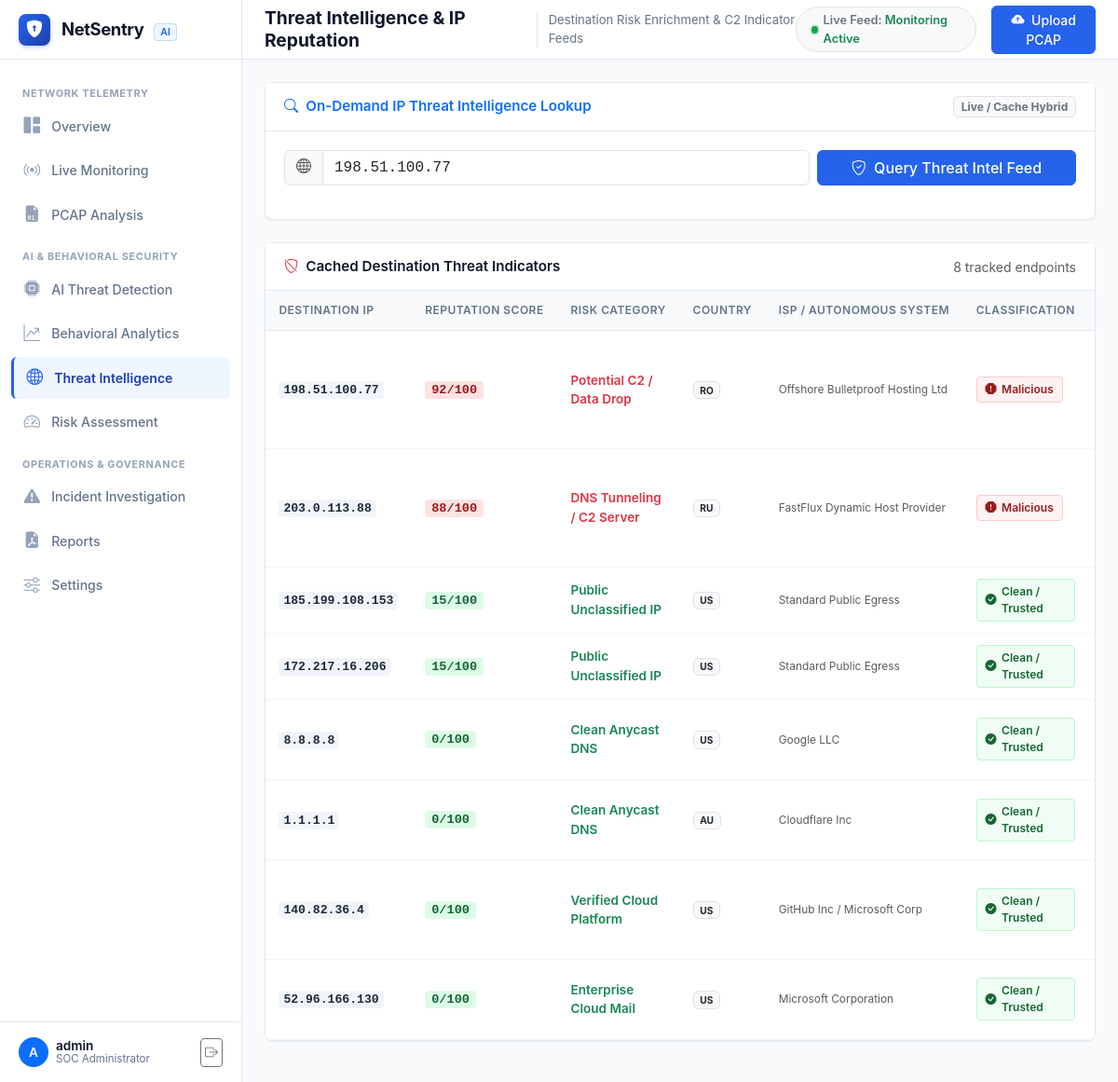
The page /threat-intelligence (signed in) on the database its author committed.
### tables this page shows
CREATE TABLE threat_intel (
        id INTEGER PRIMARY KEY AUTOINCREMENT,
        ip_address TEXT UNIQUE NOT NULL,
        reputation_score INTEGER NOT NULL DEFAULT 0,
        category TEXT DEFAULT 'Clean',
        country TEXT DEFAULT 'US',
        isp TEXT DEFAULT 'Unknown',
        is_known_malicious INTEGER DEFAULT 0,
        tags_json TEXT DEFAULT '[]',
        last_checked TIMESTAMP DEFAULT CURRENT_TIMESTAMP
    );

### app.py (the view)
@app.route('/threat-intelligence')
@login_required
def threat_intelligence():
    intel_records = query_db("SELECT * FROM threat_intel ORDER BY reputation_score DESC LIMIT 50")
    return render_template('threat_intelligence.html', active_page='threat_intel', intel_records=intel_records)

### app.py (called while the page is built)
def login_required(f):
    @wraps(f)
    def decorated_function(*args, **kwargs):
        if 'user_id' not in session:
            flash("Please sign in to access the NetSentry console.", "warning")
            return redirect(url_for('login', next=request.url))
        return f(*args, **kwargs)
    return decorated_function

### database/db.py (called while the page is built)
def get_db():
    conn = sqlite3.connect(Config.DATABASE_PATH, timeout=20.0)
    conn.row_factory = sqlite3.Row
    conn.execute("PRAGMA foreign_keys = ON")
    return conn

def query_db(query, args=(), one=False):
    conn = get_db()
    cur = conn.cursor()
    cur.execute(query, args)
    rv = cur.fetchall()
    cur.close()
    conn.close()
    return (rv[0] if rv else None) if one else rv

### templates/threat_intelligence.html (shortened to what this page needs)
{% extends "base.html" %}
{% block page_title %}Threat Intelligence & IP Reputation{% endblock %}
{% block page_subtitle %}Destination Risk Enrichment & C2 Indicator Feeds{% endblock %}
{% block content %}
<div class="card mb-4">
  <div class="card-header bg-white">
    <h3 class="card-title text-primary"><i class="bi bi-search text-primary"></i> On-Demand IP Threat Intelligence Lookup</h3>
    <span class="badge bg-light text-secondary border">Live / Cache Hybrid</span>
  </div>
  <div class="card-body">
    <form id="ipLookupForm" class="row g-2 align-items-center mb-3">
      <div class="col-md-8">
        <div class="input-group">
          <span class="input-group-text bg-light text-muted font-monospace"><i class="bi bi-globe"></i></span>
          <input type="text" id="lookupIpInput" class="form-control font-monospace" placeholder="Enter IP address (e.g. 198.51.100.77, 203.0.113.88, 8.8.8.8)" required value="198.51.100.77">
        </div>
      </div>
      <div class="col-md-4">
        <button type="submit" class="btn btn-ns-primary w-100">
          <i class="bi bi-shield-check me-1"></i> Query Threat Intel Feed
        </button>
      </div>
    </form>
  </div>
</div>
<div class="card">
  <div class="card-header d-flex justify-content-between align-items-center">
    <h3 class="card-title"><i class="bi bi-shield-slash text-danger"></i> Cached Destination Threat Indicators</h3>
    <span class="text-muted small">{{ intel_records|length }} tracked endpoints</span>
  </div>
  <div class="table-responsive">
    <table class="table table-hover align-middle">
      <thead>
        <tr>
          <th>Destination IP</th>
          <th>Reputation Score</th>
          <th>Risk Category</th>
          <th>Country</th>
          <th>ISP / Autonomous System</th>
          <th>Classification</th>
          <th>Threat Tags</th>
        </tr>
      </thead>
      <tbody>
        {% if intel_records %}
          {% for r in intel_records %}
            <tr>
              <td><span class="ip-badge font-monospace fw-bold">{{ r.ip_address }}</span></td>
              <td>
                <span class="risk-pill {% if r.reputation_score >= 70 %}critical{% elif r.reputation_score >= 40 %}medium{% else %}low{% endif %}">
                  {{ r.reputation_score }}/100
                </span>
              </td>
              <td class="fw-semibold {% if r.is_known_malicious %}text-danger{% else %}text-success{% endif %}">
                {{ r.category }}
              </td>
              <td><span class="badge bg-light text-dark border">{{ r.country }}</span></td>
              <td class="small text-muted">{{ r.isp }}</td>
              <td>
                {% if r.is_known_malicious %}
                  <span class="badge-severity critical"><i class="bi bi-exclamation-octagon-fill"></i> Malicious</span>
                {% else %}
                  <span class="badge-severity low"><i class="bi bi-check-circle-fill"></i> Clean / Trusted</span>
                {% endif %}
              </td>
              <td>
                {% set tags = r.tags_json | default('[]') %}
              </td>
            </tr>
          {% endfor %}
        {% else %}
          <tr>
            <td colspan="8" class="text-center py-4 text-muted">No threat intelligence records cached yet.</td>
          </tr>
        {% endif %}
      </tbody>
    </table>
  </div>
</div>
{% endblock %}

### templates/base.html (shortened to what this page needs)
<!DOCTYPE html>
<html lang="en">
<head>
  <link rel="stylesheet" href="{{ url_for('static', filename='vendor/bootstrap.min.css') }}">
  <link rel="stylesheet" href="{{ url_for('static', filename='vendor/bootstrap-icons.min.css') }}">
  <link rel="stylesheet" href="{{ url_for('static', filename='css/style.css') }}">
</head>
<body>
<div class="app-container">
  <aside class="app-sidebar">
    <a href="{{ url_for('overview') }}" class="sidebar-brand">
      <div class="brand-icon">
        <i class="bi bi-shield-lock-fill"></i>
      </div>
      <div>
        <span class="brand-text">NetSentry</span>
        <span class="brand-badge">AI</span>
      </div>
    </a>
    <ul class="sidebar-menu">
      <li class="menu-category">Network Telemetry</li>
      <li class="nav-item">
        <a href="{{ url_for('overview') }}" class="nav-link {% if active_page == 'overview' %}active{% endif %}">
          <i class="bi bi-grid-1x2-fill"></i> Overview
        </a>
      </li>
      <li class="nav-item">
        <a href="{{ url_for('live_monitoring') }}" class="nav-link {% if active_page == 'live' %}active{% endif %}">
          <i class="bi bi-broadcast"></i> Live Monitoring
        </a>
      </li>
      <li class="nav-item">
        <a href="{{ url_for('pcap_analysis') }}" class="nav-link {% if active_page == 'pcap' %}active{% endif %}">
          <i class="bi bi-file-earmark-binary-fill"></i> PCAP Analysis
        </a>
      </li>
      <li class="menu-category">AI & Behavioral Security</li>
      <li class="nav-item">
        <a href="{{ url_for('ai_threat_detection') }}" class="nav-link {% if active_page == 'ai_threats' %}active{% endif %}">
          <i class="bi bi-cpu-fill"></i> AI Threat Detection
        </a>
      </li>
      <li class="nav-item">
        <a href="{{ url_for('behavioral_analytics') }}" class="nav-link {% if active_page == 'behavioral' %}active{% endif %}">
          <i class="bi bi-graph-up-arrow"></i> Behavioral Analytics
        </a>
      </li>
      <li class="nav-item">
        <a href="{{ url_for('threat_intelligence') }}" class="nav-link {% if active_page == 'threat_intel' %}active{% endif %}">
          <i class="bi bi-globe2"></i> Threat Intelligence
        </a>
      </li>
      <li class="nav-item">
        <a href="{{ url_for('risk_assessment') }}" class="nav-link {% if active_page == 'risk' %}active{% endif %}">
          <i class="bi bi-speedometer2"></i> Risk Assessment
        </a>
      </li>
      <li class="menu-category">Operations & Governance</li>
      <li class="nav-item">
        <a href="{{ url_for('incidents') }}" class="nav-link {% if active_page == 'incidents' %}active{% endif %}">
          <i class="bi bi-exclamation-triangle-fill"></i> Incident Investigation
        </a>
      </li>
      <li class="nav-item">
        <a href="{{ url_for('reports_view') }}" class="nav-link {% if active_page == 'reports' %}active{% endif %}">
          <i class="bi bi-file-earmark-pdf-fill"></i> Reports
        </a>
      </li>
      <li class="nav-item">
        <a href="{{ url_for('settings_view') }}" class="nav-link {% if active_page == 'settings' %}active{% endif %}">
          <i class="bi bi-sliders"></i> Settings
        </a>
      </li>
    </ul>
    <div class="sidebar-footer">
      <div class="d-flex align-items-center justify-content-between">
        <div class="d-flex align-items-center">
          <div class="rounded-circle bg-primary text-white d-flex align-items-center justify-content-center me-2" style="width: 32px; height: 32px; font-size: 0.85rem; font-weight: 600;">
            {{ session.get('username', 'Admin')[0].upper() }}
          </div>
          <div style="line-height: 1.2;">
            <div style="font-size: 0.85rem; font-weight: 600; color: var(--ns-text-main);">{{ session.get('username', 'Admin') }}</div>
            <div style="font-size: 0.72rem; color: var(--ns-text-muted);">{{ session.get('role', 'SOC Administrator') }}</div>
          </div>
        </div>
        <a href="{{ url_for('logout') }}" class="btn btn-sm btn-outline-secondary p-1" title="Sign Out">
          <i class="bi bi-box-arrow-right"></i>
        </a>
      </div>
    </div>
  </aside>
  <main class="app-main">
    <header class="app-topbar">
      <div class="topbar-left">
        <h1 class="page-title">{% block page_title %}Overview{% endblock %}</h1>
        <span class="page-subtitle">{% block page_subtitle %}Adaptive Network Behavior Analysis{% endblock %}</span>
      </div>
      <div class="topbar-right">
        <div class="d-flex align-items-center bg-light border px-3 py-1 rounded-pill" style="font-size: 0.8rem;">
          <span class="status-indicator live" id="topbarStatusDot"></span>
          <span id="topbarStatusText" class="text-secondary fw-semibold">Live Feed: <span class="text-success">Monitoring Active</span></span>
        </div>
        <a href="{{ url_for('pcap_analysis') }}" class="btn btn-sm btn-ns-primary">
          <i class="bi bi-cloud-arrow-up-fill me-1"></i> Upload PCAP
        </a>
      </div>
    </header>
    <div class="app-content">
      {% block content %}{% endblock %}
    </div>
  </main>
</div>
<div class="toast-container position-fixed bottom-0 end-0 p-3" style="z-index: 2000;">
</div>
</body>
</html>

### rows shown on the page
threat_intel: ip_address "198.51.100.77", reputation_score "92", category "Potential C2 / Data Drop", country "RO", isp "Offshore Bulletproof Hosting Ltd", is_known_malicious 1 (drawn)
threat_intel: ip_address "203.0.113.88", reputation_score "88", category "DNS Tunneling / C2 Server", country "RU", isp "FastFlux Dynamic Host Provider", is_known_malicious 1 (drawn)
threat_intel: ip_address "185.199.108.153", reputation_score "15", category "Public Unclassified IP", country "US", isp "Standard Public Egress", is_known_malicious 0 (drawn)
threat_intel: ip_address "172.217.16.206", reputation_score "15", category "Public Unclassified IP", country "US", isp "Standard Public Egress", is_known_malicious 0 (drawn)
threat_intel: ip_address "8.8.8.8", reputation_score "0", category "Clean Anycast DNS", country "US", isp "Google LLC", is_known_malicious 0 (drawn)
threat_intel: ip_address "1.1.1.1", reputation_score "0", category "Clean Anycast DNS", country "AU", isp "Cloudflare Inc", is_known_malicious 0 (drawn)
threat_intel: ip_address "140.82.36.4", reputation_score "0", category "Verified Cloud Platform", country "US", isp "GitHub Inc / Microsoft Corp", is_known_malicious 0 (drawn)
threat_intel: ip_address "52.96.166.130", reputation_score "0", category "Enterprise Cloud Mail", country "US", isp "Microsoft Corporation", is_known_malicious 0 (drawn)

### other values the page prints
{{ session.get('username', 'Admin')[0].upper() }} "A"
{{ session.get('username', 'Admin') }} "admin"
{{ session.get('role', 'SOC Administrator') }} "SOC Administrator"
{{ intel_records|length }} "8"
